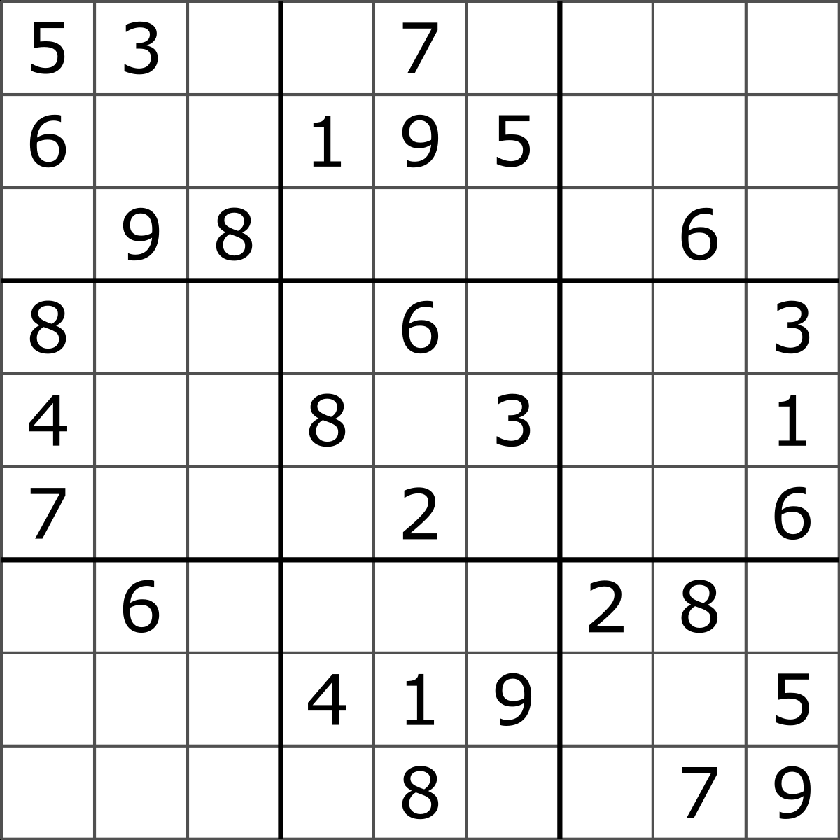
#> input picture Photos/sudoku.png, 840 x 840 px, shrunk from 1200 x 1200 before the run
$ python 'Week5 Challenge 2.py'
#> lines starting #> are read from the running program, lines starting #| are printed output that depends on the picture
import cv2
import numpy as np

frame = cv2.imread('Photos/sudoku.png')
#> frame is the input picture: shape (840, 840, 3); min 0, max 255, mean 231.9
edges = cv2.Canny(frame, 100,
                  200)  # This uses the canny edge detector. The 100 and 200 are rather arbitrary parameters; the
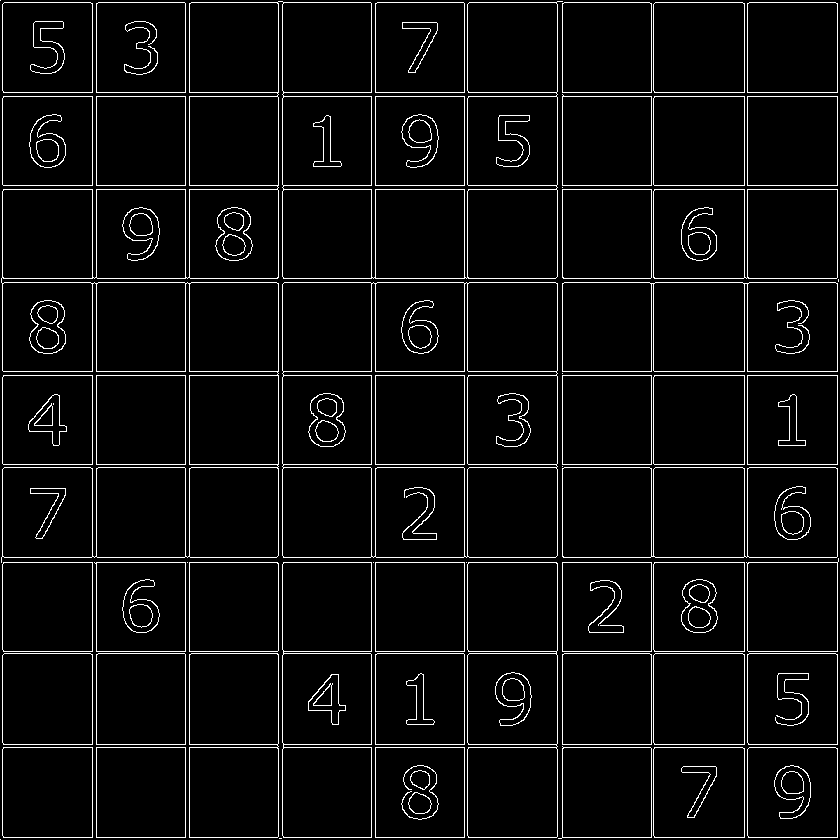
#> edges: shape (840, 840); 5.2% white in thin lines or dots
# second should be larger than the first, play around to see what numbers work best for each image.

# Use the Canny again.

minLineLength = 100
maxLineGap = 10
edges = cv2.Canny(frame, 100, 200)
lines = cv2.HoughLinesP(edges, 1, np.pi / 180, 100, minLineLength, maxLineGap)
#> lines = 211 rows, first 6: [283, 557, 370, 557], [747, 835, 747, 749], [562, 375, 651, 375], [464, 556, 464, 468], [98, 2, 184, 2], [96, 185, 96, 96]

blankImage = np.zeros(frame.shape)

# draw the lines onto our blank image
for l in lines:
    for x1, y1, x2, y2 in l:
        cv2.line(blankImage, (x1, y1), (x2, y2), (0, 255, 0), 5)
#> this loop made 211 passes
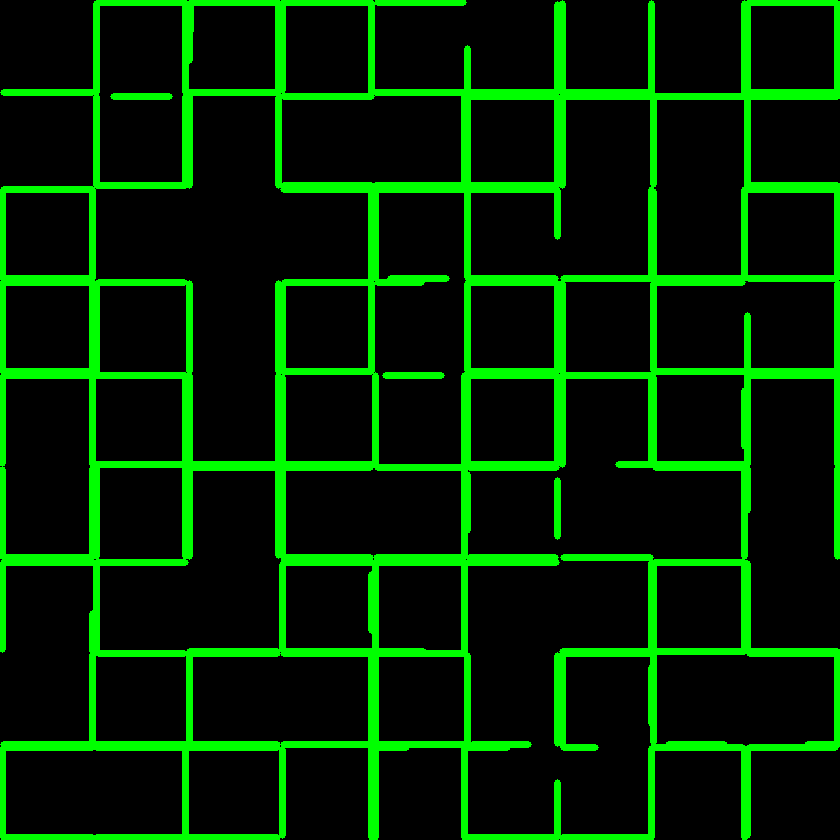
#> blankImage: shape (840, 840, 3) float64; mean of channels 0, 1, 2 0, 38.1, 0; drawn as B, G, R

cv2.imshow("original", frame)
cv2.imshow("lines", blankImage)
cv2.waitKey(-1)
